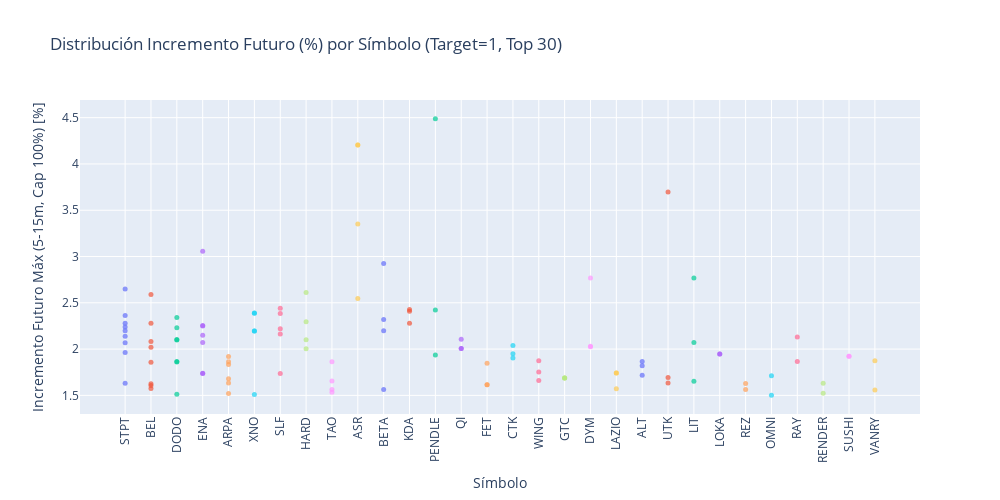

Notebook source saved alongside this figure:
### Code cell
# %%
logging.info("Generando strip plot: incremento futuro por símbolo para target=1...")

datos_target_1 = df_procesado[df_procesado['target'] == 1].copy()

if datos_target_1.empty:
    logging.warning("No hay datos con target=1 para generar strip plot.")
else:
    conteo_target_simbolo = datos_target_1['symbol'].value_counts()
    # Asegurar que tomamos como máximo 30 símbolos, como en la imagen
    simbolos_a_graficar = conteo_target_simbolo.head(30).index.tolist()

    if not simbolos_a_graficar:
        logging.warning("No se encontraron símbolos con target=1 para graficar.")
    else:
        etiqueta_titulo = f"Top {len(simbolos_a_graficar)}"
        datos_grafico = datos_target_1[datos_target_1['symbol'].isin(simbolos_a_graficar)].copy()

        columna_incremento = 'future_max_increase_capped'
        if columna_incremento not in datos_grafico.columns:
            logging.error(f"Columna '{columna_incremento}' no encontrada para strip plot.")
        else:
            datos_grafico['incremento_porcentaje'] = datos_grafico[columna_incremento] * 100

            figura_strip = go.Figure()

            # --- Inicio Bloque Original Restaurado ---
            for simbolo in simbolos_a_graficar:
                datos_simbolo = datos_grafico[datos_grafico['symbol'] == simbolo]
                figura_strip.add_trace(go.Scatter(
                    x=[simbolo] * len(datos_simbolo),
                    y=datos_simbolo['incremento_porcentaje'],
                    mode='markers',
                    name=simbolo, # Aunque no se muestre la leyenda, es útil tenerlo
                    marker=dict(size=5, opacity=0.7),
                    # Añadir hovertemplate para info al pasar el ratón
                    hovertemplate=f"<b>Símbolo: {simbolo}</b><br>Incremento: %{{y:.2f}}%<extra></extra>"
                ))
            # --- Fin Bloque Original Restaurado ---

            titulo_grafico = f'Distribución Incremento Futuro (%) por Símbolo (Target=1, {etiqueta_titulo})'
            figura_strip.update_layout(
                title=titulo_grafico,
                yaxis_title=f'Incremento Futuro Máx ({START_LEAD_FOR_CHANGE}-{END_LEAD_FOR_CHANGE}m, Cap {CAP_LIMIT*100:.0f}%) [%]',
                xaxis_title='Símbolo',
                showlegend=False, # Mantener leyenda oculta como en el original
                # Asegurar orden correcto en eje X
                xaxis={'categoryorder':'array', 'categoryarray': simbolos_a_graficar},
                height=500, # Altura estándar
                width=1000, # Ancho estándar
                # Asegurar que las etiquetas del eje X estén rotadas si es necesario (automático usualmente)
                xaxis_tickangle=-90
            )
            figura_strip.show()

            try:
                directorio_salida = 'data/images_analysis'
                os.makedirs(directorio_salida, exist_ok=True)
                # Nombre de archivo consistente
                nombre_archivo = f"target1_future_increase_strip_by_symbol_top{len(simbolos_a_graficar)}.png"
                ruta_imagen = os.path.join(directorio_salida, nombre_archivo)
                # Guardar con las dimensiones correctas
                figura_strip.write_image(ruta_imagen, width=1000, height=500, scale=1)
                logging.info(f"Gráfico guardado: {ruta_imagen}")
            except Exception as err:
                logging.error(f"Error al guardar strip plot: {err}")

### Figure 1 — Plotly figure (JSON) as saved in the notebook; plotly's stock layout.template omitted (floating-point values rounded to 4 significant figures)
{"data": [{"hovertemplate": "<b>Símbolo: STPT</b><br>Incremento: %{y:.2f}%<extra></extra>", "marker": {"opacity": 0.7, "size": 5}, "mode": "markers", "name": "STPT", "type": "scatter", "x": ["STPT", "STPT", "STPT", "STPT", "STPT", "STPT", "STPT", "STPT", "STPT"], "y": [2.28, 2.069, 2.238, 2.649, 2.199, 2.362, 1.631, 1.962, 2.139]}, {"hovertemplate": "<b>Símbolo: BEL</b><br>Incremento: %{y:.2f}%<extra></extra>", "marker": {"opacity": 0.7, "size": 5}, "mode": "markers", "name": "BEL", "type": "scatter", "x": ["BEL", "BEL", "BEL", "BEL", "BEL", "BEL", "BEL", "BEL"], "y": [2.081, 2.279, 2.59, 1.573, 1.607, 2.02, 1.859, 1.626]}, {"hovertemplate": "<b>Símbolo: DODO</b><br>Incremento: %{y:.2f}%<extra></extra>", "marker": {"opacity": 0.7, "size": 5}, "mode": "markers", "name": "DODO", "type": "scatter", "x": ["DODO", "DODO", "DODO", "DODO", "DODO", "DODO", "DODO"], "y": [1.513, 2.23, 2.098, 1.86, 1.865, 2.103, 2.342]}, {"hovertemplate": "<b>Símbolo: ENA</b><br>Incremento: %{y:.2f}%<extra></extra>", "marker": {"opacity": 0.7, "size": 5}, "mode": "markers", "name": "ENA", "type": "scatter", "x": ["ENA", "ENA", "ENA", "ENA", "ENA", "ENA", "ENA"], "y": [1.737, 2.249, 2.072, 1.738, 2.256, 3.057, 2.15]}, {"hovertemplate": "<b>Símbolo: ARPA</b><br>Incremento: %{y:.2f}%<extra></extra>", "marker": {"opacity": 0.7, "size": 5}, "mode": "markers", "name": "ARPA", "type": "scatter", "x": ["ARPA", "ARPA", "ARPA", "ARPA", "ARPA", "ARPA"], "y": [1.679, 1.519, 1.863, 1.633, 1.92, 1.834]}, {"hovertemplate": "<b>Símbolo: XNO</b><br>Incremento: %{y:.2f}%<extra></extra>", "marker": {"opacity": 0.7, "size": 5}, "mode": "markers", "name": "XNO", "type": "scatter", "x": ["XNO", "XNO", "XNO", "XNO", "XNO"], "y": [2.195, 2.195, 2.39, 2.388, 1.509]}, {"hovertemplate": "<b>Símbolo: SLF</b><br>Incremento: %{y:.2f}%<extra></extra>", "marker": {"opacity": 0.7, "size": 5}, "mode": "markers", "name": "SLF", "type": "scatter", "x": ["SLF", "SLF", "SLF", "SLF", "SLF"], "y": [2.385, 2.163, 2.44, 2.219, 1.735]}, {"hovertemplate": "<b>Símbolo: HARD</b><br>Incremento: %{y:.2f}%<extra></extra>", "marker": {"opacity": 0.7, "size": 5}, "mode": "markers", "name": "HARD", "type": "scatter", "x": ["HARD", "HARD", "HARD", "HARD"], "y": [2.611, 2.101, 2.004, 2.297]}, {"hovertemplate": "<b>Símbolo: TAO</b><br>Incremento: %{y:.2f}%<extra></extra>", "marker": {"opacity": 0.7, "size": 5}, "mode": "markers", "name": "TAO", "type": "scatter", "x": ["TAO", "TAO", "TAO", "TAO"], "y": [1.563, 1.533, 1.655, 1.864]}, {"hovertemplate": "<b>Símbolo: ASR</b><br>Incremento: %{y:.2f}%<extra></extra>", "marker": {"opacity": 0.7, "size": 5}, "mode": "markers", "name": "ASR", "type": "scatter", "x": ["ASR", "ASR", "ASR", "ASR"], "y": [4.206, 4.206, 2.547, 3.352]}, {"hovertemplate": "<b>Símbolo: BETA</b><br>Incremento: %{y:.2f}%<extra></extra>", "marker": {"opacity": 0.7, "size": 5}, "mode": "markers", "name": "BETA", "type": "scatter", "x": ["BETA", "BETA", "BETA", "BETA"], "y": [2.319, 2.199, 2.924, 1.563]}, {"hovertemplate": "<b>Símbolo: KDA</b><br>Incremento: %{y:.2f}%<extra></extra>", "marker": {"opacity": 0.7, "size": 5}, "mode": "markers", "name": "KDA", "type": "scatter", "x": ["KDA", "KDA", "KDA"], "y": [2.28, 2.409, 2.428]}, {"hovertemplate": "<b>Símbolo: PENDLE</b><br>Incremento: %{y:.2f}%<extra></extra>", "marker": {"opacity": 0.7, "size": 5}, "mode": "markers", "name": "PENDLE", "type": "scatter", "x": ["PENDLE", "PENDLE", "PENDLE"], "y": [1.937, 2.424, 4.488]}, {"hovertemplate": "<b>Símbolo: QI</b><br>Incremento: %{y:.2f}%<extra></extra>", "marker": {"opacity": 0.7, "size": 5}, "mode": "markers", "name": "QI", "type": "scatter", "x": ["QI", "QI", "QI"], "y": [2.008, 2.105, 2.008]}, {"hovertemplate": "<b>Símbolo: FET</b><br>Incremento: %{y:.2f}%<extra></extra>", "marker": {"opacity": 0.7, "size": 5}, "mode": "markers", "name": "FET", "type": "scatter", "x": ["FET", "FET", "FET"], "y": [1.847, 1.615, 1.615]}, {"hovertemplate": "<b>Símbolo: CTK</b><br>Incremento: %{y:.2f}%<extra></extra>", "marker": {"opacity": 0.7, "size": 5}, "mode": "markers", "name": "CTK", "type": "scatter", "x": ["CTK", "CTK", "CTK"], "y": [1.904, 2.04, 1.949]}, {"hovertemplate": "<b>Símbolo: WING</b><br>Incremento: %{y:.2f}%<extra></extra>", "marker": {"opacity": 0.7, "size": 5}, "mode": "markers", "name": "WING", "type": "scatter", "x": ["WING", "WING", "WING"], "y": [1.66, 1.752, 1.875]}, {"hovertemplate": "<b>Símbolo: GTC</b><br>Incremento: %{y:.2f}%<extra></extra>", "marker": {"opacity": 0.7, "size": 5}, "mode": "markers", "name": "GTC", "type": "scatter", "x": ["GTC", "GTC", "GTC"], "y": [1.687, 1.687, 1.687]}, {"hovertemplate": "<b>Símbolo: DYM</b><br>Incremento: %{y:.2f}%<extra></extra>", "marker": {"opacity": 0.7, "size": 5}, "mode": "markers", "name": "DYM", "type": "scatter", "x": ["DYM", "DYM", "DYM"], "y": [2.03, 2.026, 2.768]}, {"hovertemplate": "<b>Símbolo: LAZIO</b><br>Incremento: %{y:.2f}%<extra></extra>", "marker": {"opacity": 0.7, "size": 5}, "mode": "markers", "name": "LAZIO", "type": "scatter", "x": ["LAZIO", "LAZIO", "LAZIO"], "y": [1.741, 1.741, 1.57]}, {"hovertemplate": "<b>Símbolo: ALT</b><br>Incremento: %{y:.2f}%<extra></extra>", "marker": {"opacity": 0.7, "size": 5}, "mode": "markers", "name": "ALT", "type": "scatter", "x": ["ALT", "ALT", "ALT"], "y": [1.718, 1.82, 1.867]}, {"hovertemplate": "<b>Símbolo: UTK</b><br>Incremento: %{y:.2f}%<extra></extra>", "marker": {"opacity": 0.7, "size": 5}, "mode": "markers", "name": "UTK", "type": "scatter", "x": ["UTK", "UTK", "UTK"], "y": [3.698, 1.694, 1.633]}, {"hovertemplate": "<b>Símbolo: LIT</b><br>Incremento: %{y:.2f}%<extra></extra>", "marker": {"opacity": 0.7, "size": 5}, "mode": "markers", "name": "LIT", "type": "scatter", "x": ["LIT", "LIT", "LIT"], "y": [1.653, 2.072, 2.767]}, {"hovertemplate": "<b>Símbolo: LOKA</b><br>Incremento: %{y:.2f}%<extra></extra>", "marker": {"opacity": 0.7, "size": 5}, "mode": "markers", "name": "LOKA", "type": "scatter", "x": ["LOKA", "LOKA"], "y": [1.946, 1.946]}, {"hovertemplate": "<b>Símbolo: REZ</b><br>Incremento: %{y:.2f}%<extra></extra>", "marker": {"opacity": 0.7, "size": 5}, "mode": "markers", "name": "REZ", "type": "scatter", "x": ["REZ", "REZ"], "y": [1.629, 1.562]}, {"hovertemplate": "<b>Símbolo: OMNI</b><br>Incremento: %{y:.2f}%<extra></extra>", "marker": {"opacity": 0.7, "size": 5}, "mode": "markers", "name": "OMNI", "type": "scatter", "x": ["OMNI", "OMNI"], "y": [1.502, 1.713]}, {"hovertemplate": "<b>Símbolo: RAY</b><br>Incremento: %{y:.2f}%<extra></extra>", "marker": {"opacity": 0.7, "size": 5}, "mode": "markers", "name": "RAY", "type": "scatter", "x": ["RAY", "RAY"], "y": [1.865, 2.132]}, {"hovertemplate": "<b>Símbolo: RENDER</b><br>Incremento: %{y:.2f}%<extra></extra>", "marker": {"opacity": 0.7, "size": 5}, "mode": "markers", "name": "RENDER", "type": "scatter", "x": ["RENDER", "RENDER"], "y": [1.631, 1.523]}, {"hovertemplate": "<b>Símbolo: SUSHI</b><br>Incremento: %{y:.2f}%<extra></extra>", "marker": {"opacity": 0.7, "size": 5}, "mode": "markers", "name": "SUSHI", "type": "scatter", "x": ["SUSHI", "SUSHI"], "y": [1.923, 1.923]}, {"hovertemplate": "<b>Símbolo: VANRY</b><br>Incremento: %{y:.2f}%<extra></extra>", "marker": {"opacity": 0.7, "size": 5}, "mode": "markers", "name": "VANRY", "type": "scatter", "x": ["VANRY", "VANRY"], "y": [1.874, 1.559]}], "layout": {"height": 500, "showlegend": false, "title": {"text": "Distribución Incremento Futuro (%) por Símbolo (Target=1, Top 30)"}, "width": 1000, "xaxis": {"categoryarray": ["STPT", "BEL", "DODO", "ENA", "ARPA", "XNO", "SLF", "HARD", "TAO", "ASR", "BETA", "KDA", "PENDLE", "QI", "FET", "CTK", "WING", "GTC", "DYM", "LAZIO", "ALT", "UTK", "LIT", "LOKA", "REZ", "OMNI", "RAY", "RENDER", "SUSHI", "VANRY"], "categoryorder": "array", "tickangle": -90, "title": {"text": "Símbolo"}}, "yaxis": {"title": {"text": "Incremento Futuro Máx (5-15m, Cap 100%) [%]"}}}}
